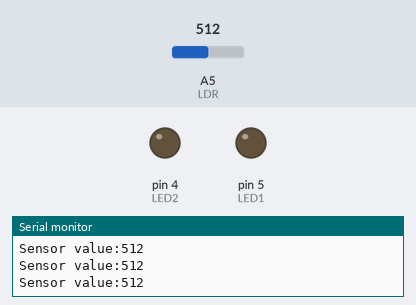
This sketch was run on a simulated Arduino Uno, built with avr-gcc and run on an emulated ATmega328P. On the bench: output pins drawn as LEDs (lit = HIGH), the last lines printed to the serial monitor. The test bench sets the inputs (shaded band); at power-on: A5 (LDR) = 512.

Above: at 1.2 s.
1.3 s: A5 (LDR) set to 312
2.8 s: A5 (LDR) set to 290
At 3.8 s:
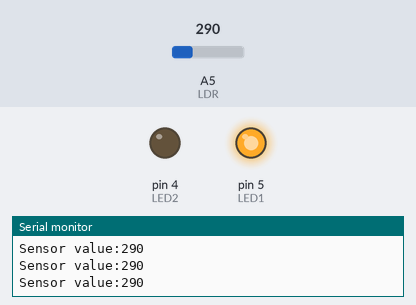
4.3 s: A5 (LDR) set to 788
5.8 s: A5 (LDR) set to 812
At 7.0 s:
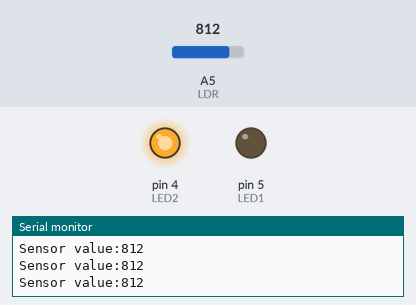
7.3 s: A5 (LDR) set to 122
At 8.2 s:
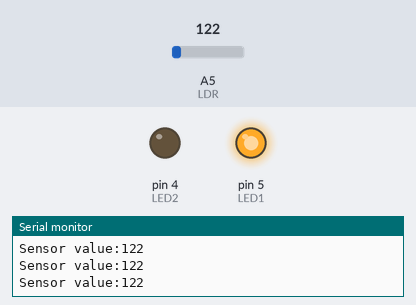
10.3 s: A5 (LDR) set to 810
At 11.5 s:
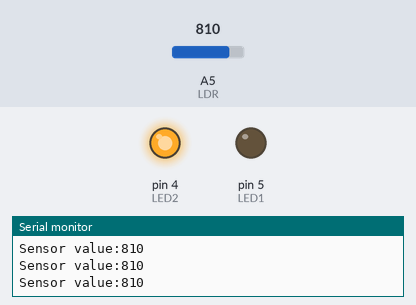
Timing chart, 0 to 13.3 s (numbered marks = the images above; inputs shaded):
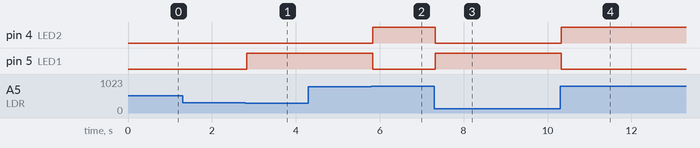

Measured:
- the behaviour switches between 301 and 300 on A5 (LDR) (found by bisection; images 0 and 1)
- the behaviour switches between 799 and 800 on A5 (LDR) (found by bisection; images 1 and 2)
- after the input at 2.8 s, pin 5 (LED1): LOW → HIGH at once
- after the input at 5.8 s, pin 4 (LED2): LOW → HIGH at once; pin 5 (LED1): HIGH → LOW at once
- after the input at 7.3 s, pin 4 (LED2): HIGH → LOW at once; pin 5 (LED1): LOW → HIGH at once
- after the input at 10.3 s, pin 4 (LED2): LOW → HIGH at once; pin 5 (LED1): HIGH → LOW at once

The sketch:

LDR_Sensor.ino
```cpp
int LDR = A5;
int LED1 = 5;
int LED2 = 4;

void setup()
{
  pinMode (LDR, INPUT);
  pinMode (LED1, OUTPUT);
  pinMode (LED2, OUTPUT);
  Serial.begin (9600);
}

void loop()
{
   int Sensordata = analogRead (LDR);

   Serial.print("Sensor value:");
   Serial.println(Sensordata);

 if (Sensordata <= 300)
  {
   digitalWrite(LED1, HIGH);
   digitalWrite(LED2, LOW);
  }

 else if (Sensordata >= 800)
  {
   digitalWrite(LED1, LOW);
   digitalWrite(LED2, HIGH);
  }
}
```
